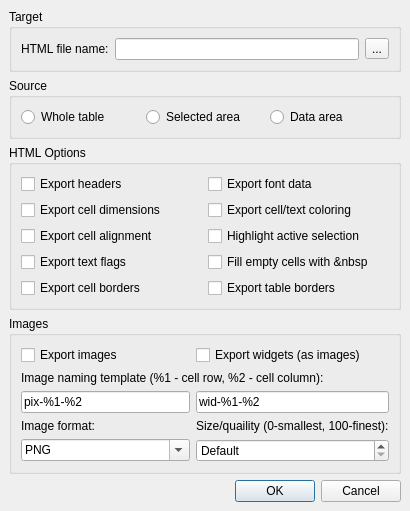
<ui version="4.0" >
 <author></author>
 <comment></comment>
 <exportmacro></exportmacro>
 <class>QicsHTMLExportDialogClass</class>
 <widget class="QDialog" name="QicsHTMLExportDialogClass" >
  <property name="geometry" >
   <rect>
    <x>0</x>
    <y>0</y>
    <width>410</width>
    <height>465</height>
   </rect>
  </property>
  <property name="windowTitle" >
   <string>QicsHTMLExportDialog</string>
  </property>
  <layout class="QGridLayout" >
   <property name="margin" >
    <number>9</number>
   </property>
   <property name="spacing" >
    <number>6</number>
   </property>
   <item row="0" column="0" colspan="3" >
    <widget class="QGroupBox" name="groupBox" >
     <property name="title" >
      <string>Target</string>
     </property>
     <layout class="QHBoxLayout" >
      <property name="margin" >
       <number>9</number>
      </property>
      <property name="spacing" >
       <number>6</number>
      </property>
      <item>
       <widget class="QLabel" name="label" >
        <property name="text" >
         <string>HTML file name:</string>
        </property>
       </widget>
      </item>
      <item>
       <widget class="QLineEdit" name="leFileName" />
      </item>
      <item>
       <widget class="QToolButton" name="tbPickPath" >
        <property name="text" >
         <string>...</string>
        </property>
       </widget>
      </item>
     </layout>
    </widget>
   </item>
   <item row="4" column="0" >
    <spacer>
     <property name="orientation" >
      <enum>Qt::Horizontal</enum>
     </property>
     <property name="sizeHint" >
      <size>
       <width>181</width>
       <height>20</height>
      </size>
     </property>
    </spacer>
   </item>
   <item row="4" column="1" >
    <widget class="QPushButton" name="bOk" >
     <property name="text" >
      <string>OK</string>
     </property>
     <property name="default" >
      <bool>true</bool>
     </property>
    </widget>
   </item>
   <item row="4" column="2" >
    <widget class="QPushButton" name="bCancel" >
     <property name="text" >
      <string>Cancel</string>
     </property>
    </widget>
   </item>
   <item row="3" column="0" colspan="3" >
    <widget class="QGroupBox" name="groupBox_3" >
     <property name="title" >
      <string>Images</string>
     </property>
     <layout class="QGridLayout" >
      <property name="margin" >
       <number>9</number>
      </property>
      <property name="spacing" >
       <number>6</number>
      </property>
      <item row="4" column="0" >
       <widget class="QComboBox" name="cbPixFormat" >
        <property name="editable" >
         <bool>true</bool>
        </property>
        <property name="insertPolicy" >
         <enum>QComboBox::InsertAfterCurrent</enum>
        </property>
        <item>
         <property name="text" >
          <string>PNG</string>
         </property>
        </item>
        <item>
         <property name="text" >
          <string>GIF</string>
         </property>
        </item>
        <item>
         <property name="text" >
          <string>JPG</string>
         </property>
        </item>
        <item>
         <property name="text" >
          <string>JPEG</string>
         </property>
        </item>
        <item>
         <property name="text" >
          <string>BMP</string>
         </property>
        </item>
        <item>
         <property name="text" >
          <string>PPM</string>
         </property>
        </item>
        <item>
         <property name="text" >
          <string>XPM</string>
         </property>
        </item>
        <item>
         <property name="text" >
          <string>XBM</string>
         </property>
        </item>
       </widget>
      </item>
      <item row="4" column="1" >
       <widget class="QSpinBox" name="sbPixQuality" >
        <property name="specialValueText" >
         <string>Default</string>
        </property>
        <property name="maximum" >
         <number>100</number>
        </property>
        <property name="minimum" >
         <number>-1</number>
        </property>
        <property name="value" >
         <number>-1</number>
        </property>
       </widget>
      </item>
      <item row="3" column="1" >
       <widget class="QLabel" name="label_4" >
        <property name="text" >
         <string>Size/quaility (0-smallest, 100-finest):</string>
        </property>
       </widget>
      </item>
      <item row="2" column="1" >
       <widget class="QLineEdit" name="leWidgetName" >
        <property name="text" >
         <string>wid-%1-%2</string>
        </property>
       </widget>
      </item>
      <item row="2" column="0" >
       <widget class="QLineEdit" name="lePixName" >
        <property name="text" >
         <string>pix-%1-%2</string>
        </property>
       </widget>
      </item>
      <item row="0" column="1" >
       <widget class="QCheckBox" name="cbWidgets" >
        <property name="text" >
         <string>Export widgets (as images)</string>
        </property>
       </widget>
      </item>
      <item row="3" column="0" >
       <widget class="QLabel" name="label_3" >
        <property name="text" >
         <string>Image format:</string>
        </property>
       </widget>
      </item>
      <item row="1" column="0" colspan="2" >
       <widget class="QLabel" name="label_2" >
        <property name="text" >
         <string>Image naming template (%1 - cell row, %2 - cell column):</string>
        </property>
       </widget>
      </item>
      <item row="0" column="0" >
       <widget class="QCheckBox" name="cbImages" >
        <property name="text" >
         <string>Export images</string>
        </property>
       </widget>
      </item>
     </layout>
    </widget>
   </item>
   <item row="2" column="0" colspan="3" >
    <widget class="QGroupBox" name="groupBox_2" >
     <property name="title" >
      <string>HTML Options</string>
     </property>
     <layout class="QGridLayout" >
      <property name="margin" >
       <number>9</number>
      </property>
      <property name="spacing" >
       <number>6</number>
      </property>
      <item row="0" column="0" >
       <widget class="QCheckBox" name="cbHeaders" >
        <property name="text" >
         <string>Export headers</string>
        </property>
       </widget>
      </item>
      <item row="1" column="1" >
       <widget class="QCheckBox" name="cbColors" >
        <property name="text" >
         <string>Export cell/text coloring</string>
        </property>
       </widget>
      </item>
      <item row="3" column="0" >
       <widget class="QCheckBox" name="cbFlags" >
        <property name="text" >
         <string>Export text flags</string>
        </property>
       </widget>
      </item>
      <item row="2" column="0" >
       <widget class="QCheckBox" name="cbAlignment" >
        <property name="text" >
         <string>Export cell alignment</string>
        </property>
       </widget>
      </item>
      <item row="2" column="1" >
       <widget class="QCheckBox" name="cbSelection" >
        <property name="text" >
         <string>Highlight active selection</string>
        </property>
       </widget>
      </item>
      <item row="3" column="1" >
       <widget class="QCheckBox" name="cbFillEmpty" >
        <property name="text" >
         <string>Fill empty cells with &amp;&amp;nbsp</string>
        </property>
       </widget>
      </item>
      <item row="1" column="0" >
       <widget class="QCheckBox" name="cbDimensions" >
        <property name="text" >
         <string>Export cell dimensions</string>
        </property>
       </widget>
      </item>
      <item row="0" column="1" >
       <widget class="QCheckBox" name="cbFont" >
        <property name="text" >
         <string>Export font data</string>
        </property>
       </widget>
      </item>
      <item row="4" column="0" >
       <widget class="QCheckBox" name="cbCellBorders" >
        <property name="text" >
         <string>Export cell borders</string>
        </property>
       </widget>
      </item>
      <item row="4" column="1" >
       <widget class="QCheckBox" name="cbTableBorders" >
        <property name="text" >
         <string>Export table borders</string>
        </property>
       </widget>
      </item>
     </layout>
    </widget>
   </item>
   <item row="1" column="0" colspan="3" >
    <widget class="QGroupBox" name="groupBox_4" >
     <property name="title" >
      <string>Source</string>
     </property>
     <layout class="QHBoxLayout" >
      <property name="margin" >
       <number>9</number>
      </property>
      <property name="spacing" >
       <number>6</number>
      </property>
      <item>
       <widget class="QRadioButton" name="rbTable" >
        <property name="text" >
         <string>Whole table</string>
        </property>
       </widget>
      </item>
      <item>
       <widget class="QRadioButton" name="rbSelected" >
        <property name="text" >
         <string>Selected area</string>
        </property>
       </widget>
      </item>
      <item>
       <widget class="QRadioButton" name="rbData" >
        <property name="text" >
         <string>Data area</string>
        </property>
       </widget>
      </item>
     </layout>
    </widget>
   </item>
  </layout>
 </widget>
 <layoutdefault spacing="6" margin="11" />
 <pixmapfunction></pixmapfunction>
 <tabstops>
  <tabstop>leFileName</tabstop>
  <tabstop>tbPickPath</tabstop>
  <tabstop>cbImages</tabstop>
  <tabstop>cbWidgets</tabstop>
  <tabstop>lePixName</tabstop>
  <tabstop>leWidgetName</tabstop>
  <tabstop>cbPixFormat</tabstop>
  <tabstop>sbPixQuality</tabstop>
 </tabstops>
 <resources/>
 <connections>
  <connection>
   <sender>cbWidgets</sender>
   <signal>toggled(bool)</signal>
   <receiver>leWidgetName</receiver>
   <slot>setEnabled(bool)</slot>
   <hints>
    <hint type="sourcelabel" >
     <x>309</x>
     <y>232</y>
    </hint>
    <hint type="destinationlabel" >
     <x>309</x>
     <y>279</y>
    </hint>
   </hints>
  </connection>
  <connection>
   <sender>cbImages</sender>
   <signal>toggled(bool)</signal>
   <receiver>lePixName</receiver>
   <slot>setEnabled(bool)</slot>
   <hints>
    <hint type="sourcelabel" >
     <x>66</x>
     <y>238</y>
    </hint>
    <hint type="destinationlabel" >
     <x>102</x>
     <y>296</y>
    </hint>
   </hints>
  </connection>
  <connection>
   <sender>bOk</sender>
   <signal>clicked()</signal>
   <receiver>QicsHTMLExportDialogClass</receiver>
   <slot>accept()</slot>
   <hints>
    <hint type="sourcelabel" >
     <x>254</x>
     <y>397</y>
    </hint>
    <hint type="destinationlabel" >
     <x>140</x>
     <y>384</y>
    </hint>
   </hints>
  </connection>
  <connection>
   <sender>bCancel</sender>
   <signal>clicked()</signal>
   <receiver>QicsHTMLExportDialogClass</receiver>
   <slot>reject()</slot>
   <hints>
    <hint type="sourcelabel" >
     <x>332</x>
     <y>399</y>
    </hint>
    <hint type="destinationlabel" >
     <x>35</x>
     <y>384</y>
    </hint>
   </hints>
  </connection>
 </connections>
</ui>
